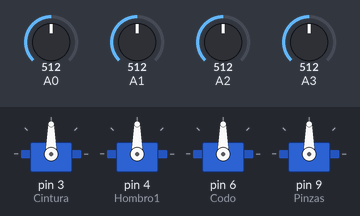
The sketch below on a simulated Arduino Uno, built with avr-gcc and run on an emulated ATmega328P. Parts: 4 × servo. The inputs (shaded band) are chosen by the test bench; at power-on: A0 = 512, A1 = 512, A2 = 512, A3 = 512.

Above: at 1.2 s.
1.3 s: A0 set to 147
2.8 s: A0 set to 126
At 3.27 s:
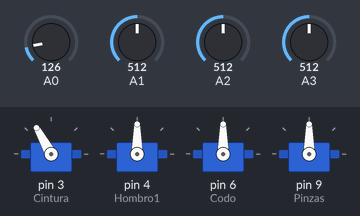
At 4.7 s:
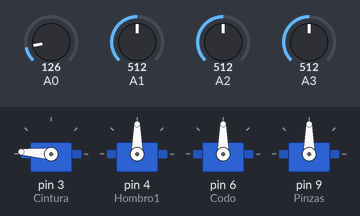
5.8 s: A1 set to 148
7.3 s: A1 set to 130
At 10.2 s:
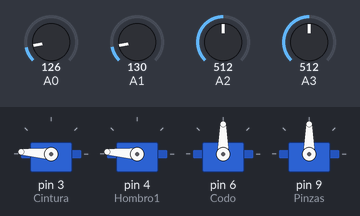
10.3 s: A2 set to 151
11.8 s: A2 set to 126
At 12.8 s:
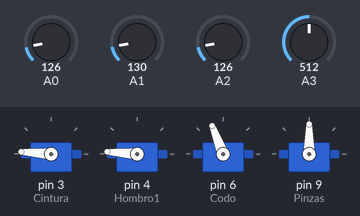
Timing chart, 0 to 15.8 s (numbered marks = the images above; inputs shaded):
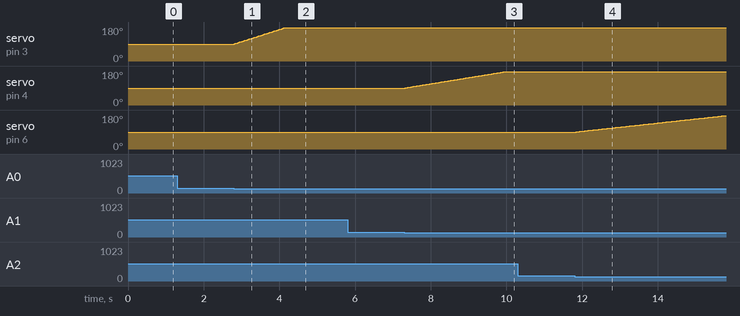

Measured:
- the behaviour switches between 141 and 140 on A0 (found by bisection; images 0 and 1)
- the behaviour switches between 141 and 140 on A1 (found by bisection; images 2 and 3)
- the behaviour switches between 141 and 140 on A2 (found by bisection; images 3 and 4)
- after the input at 1.3 s, every drawn part: stays the same
- after the input at 2.8 s, servo on pin 3 (Cintura): moves from 90° to 176° over 1.3 s, starting at once
- after the input at 5.8 s, every drawn part: stays the same
- after the input at 7.3 s, servo on pin 4 (Hombro1): moves from 90° to 176° over 2.6 s, starting at once
- after the input at 10.3 s, every drawn part: stays the same
- after the input at 11.8 s, servo on pin 6 (Codo): moves from 90° to 176° over 3.9 s, starting at once

The sketch:

BRAZO_JOYSTICK.ino
```cpp
#include <Servo.h>
char dato;

Servo Cintura, Hombro1, Codo, Pinzas;
int pcintura, phombro1, pcodo, ppinzas, contador=0;
int j_cintura, j_hombro1, j_codo, j_pinza;

void setup()
{

 Cintura.attach(3);
 Hombro1.attach(4);
 Codo.attach(6);
 Pinzas.attach(9);

 Serial.begin(9600);
}
void loop()
{
  //----------INICIO DE LECTURA DEL JOYSTICK------------------
        j_cintura = analogRead(0);
	j_cintura = map(j_cintura, 0, 1023, 10, 90);
	      j_hombro1 = analogRead(1);
	j_hombro1 = map(j_hombro1, 0, 1023, 10, 90);
        j_codo    = analogRead(2);
	j_codo    = map(j_codo, 0, 1023, 10, 90);
        j_pinza   = analogRead(3);
	j_pinza   = map(j_pinza, 0, 1023, 10, 90);

configurar();

  //----------FIN    DE LECTURA DEL JOYSTICK------------------

 if(contador==0)
 {
  //Leer posicion inicial de cada servo para evitar movimientos bruscos
  pcintura=Cintura.read();
  phombro1=Hombro1.read();
  pcodo=Codo.read();
  ppinzas=Pinzas.read();


  //Escribir la posicion en cada servo
  Cintura.write(pcintura);
  Hombro1.write(phombro1);
  Codo.write(pcodo);
  Pinzas.write(ppinzas);

  contador++;
 }

}

void configurar(){


//--- INICIO CINTURA---------------------
  if(j_cintura <= 20){
          if(pcintura>=175)
              pcintura=175;
          if(pcintura<=180 && pcintura>=0)
          {
            pcintura++;
            Cintura.write(pcintura);
            delay(15);
          }

	}
//---------------------------------------
  if(j_cintura >= 80){
        if(pcintura<=5)
              pcintura=5;
         if(pcintura<=180 && pcintura>=0)
          {
            pcintura--;
            Cintura.write(pcintura);
            delay(15);
          }

	}
//--- FIN CINTURA------------------------

//--- INICIO HOMBRO1 Y 2---------------------
  if(j_hombro1 <= 20){  //arriba hombro

         if(phombro1>=175)
              phombro1=175;
          if(phombro1<=180 && phombro1>=0)
         {

            phombro1++;
            Hombro1.write(phombro1);
            //Hombro2.write(phombro1);

            delay(15);
          }

	}
  if(j_hombro1 >= 80){  //bajar hombro

    if(phombro1<=5)
              phombro1=5;
         if(phombro1<=180 && phombro1>=0)
          {
            phombro1--;
            Hombro1.write(phombro1);
           // Hombro2.write(phombro1);
            delay(15);
          }


	}
//---  FIN HOMBRO1 Y 2------------------------


//--- INICIO CODO --------------------
  if(j_codo <= 20){   // arriba codo
    if(pcodo>=175)
              pcodo=175;
          if(pcodo<=180 && pcodo>=0)
          {

            pcodo++;
            Codo.write(pcodo);
            delay(15);
          }


	}
  if(j_codo >= 80){  // abajo codo
   if(pcodo<=5)
              pcodo=5;
         if(pcodo<=180 && pcodo>=0)
          {
            pcodo--;
            Codo.write(pcodo);
            delay(15);
          }


	}
//---  FIN CODO ------------------------

//--- INICIO PINZA --------------------
  if(j_pinza <= 20){  //abrir pinza

    if(ppinzas>=175)
              ppinzas=175;
          if(ppinzas<=180 && ppinzas>=0)
          {

            ppinzas++;
            Pinzas.write(ppinzas);
            delay(15);
          }


	}
  if(j_pinza >= 80){  // cerrar pinza

   if(ppinzas<=5)
              ppinzas=5;
         if(ppinzas<=180 && ppinzas>=0)
          {
            ppinzas--;
            Pinzas.write(ppinzas);
            delay(15);
          }


	}
//---  FIN  PINZA ------------------------


}
```
